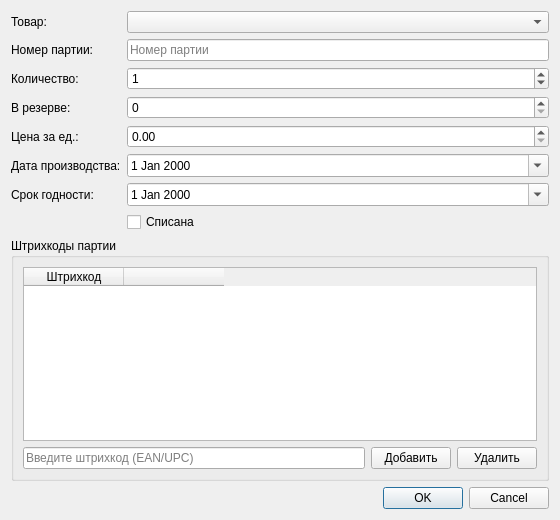
<?xml version="1.0" encoding="UTF-8"?>
<ui version="4.0">
 <class>BatchEditDialog</class>
 <widget class="QDialog" name="BatchEditDialog">
  <property name="geometry">
   <rect>
    <x>0</x>
    <y>0</y>
    <width>560</width>
    <height>520</height>
   </rect>
  </property>
  <property name="minimumSize">
   <size>
    <width>560</width>
    <height>520</height>
   </size>
  </property>
  <property name="windowTitle">
   <string>Партия товара</string>
  </property>
  <layout class="QVBoxLayout" name="mainLayout">
   <item>
    <layout class="QFormLayout" name="formLayout">
     <item row="0" column="0">
      <widget class="QLabel" name="goodLabel">
       <property name="text">
        <string>Товар:</string>
       </property>
      </widget>
     </item>
     <item row="0" column="1">
      <widget class="QComboBox" name="goodCombo"/>
     </item>
     <item row="1" column="0">
      <widget class="QLabel" name="batchNumberLabel">
       <property name="text">
        <string>Номер партии:</string>
       </property>
      </widget>
     </item>
     <item row="1" column="1">
      <widget class="QLineEdit" name="batchNumberEdit">
       <property name="placeholderText">
        <string>Номер партии</string>
       </property>
      </widget>
     </item>
     <item row="2" column="0">
      <widget class="QLabel" name="qntLabel">
       <property name="text">
        <string>Количество:</string>
       </property>
      </widget>
     </item>
     <item row="2" column="1">
      <widget class="QSpinBox" name="qntSpin">
       <property name="minimum">
        <number>0</number>
       </property>
       <property name="maximum">
        <number>999999999</number>
       </property>
       <property name="value">
        <number>1</number>
       </property>
      </widget>
     </item>
     <item row="3" column="0">
      <widget class="QLabel" name="reservedLabel">
       <property name="text">
        <string>В резерве:</string>
       </property>
      </widget>
     </item>
     <item row="3" column="1">
      <widget class="QSpinBox" name="reservedSpin">
       <property name="minimum">
        <number>0</number>
       </property>
       <property name="maximum">
        <number>999999999</number>
       </property>
       <property name="value">
        <number>0</number>
       </property>
      </widget>
     </item>
     <item row="4" column="0">
      <widget class="QLabel" name="priceLabel">
       <property name="text">
        <string>Цена за ед.:</string>
       </property>
      </widget>
     </item>
     <item row="4" column="1">
      <widget class="QDoubleSpinBox" name="priceSpin">
       <property name="decimals">
        <number>2</number>
       </property>
       <property name="maximum">
        <double>99999999.990000000000000</double>
       </property>
       <property name="value">
        <double>0.000000000000000</double>
       </property>
      </widget>
     </item>
     <item row="5" column="0">
      <widget class="QLabel" name="prodDateLabel">
       <property name="text">
        <string>Дата производства:</string>
       </property>
      </widget>
     </item>
     <item row="5" column="1">
      <widget class="QDateEdit" name="prodDateEdit">
       <property name="calendarPopup">
        <bool>true</bool>
       </property>
      </widget>
     </item>
     <item row="6" column="0">
      <widget class="QLabel" name="expDateLabel">
       <property name="text">
        <string>Срок годности:</string>
       </property>
      </widget>
     </item>
     <item row="6" column="1">
      <widget class="QDateEdit" name="expDateEdit">
       <property name="calendarPopup">
        <bool>true</bool>
       </property>
      </widget>
     </item>
     <item row="7" column="0">
      <spacer name="formSpacer">
       <property name="orientation">
        <enum>Qt::Vertical</enum>
       </property>
       <property name="sizeHint" stdset="0">
        <size>
         <width>20</width>
         <height>0</height>
        </size>
       </property>
      </spacer>
     </item>
     <item row="7" column="1">
      <widget class="QCheckBox" name="writtenOffCheck">
       <property name="text">
        <string>Списана</string>
       </property>
      </widget>
     </item>
    </layout>
   </item>
   <item>
    <widget class="QGroupBox" name="barcodeGroup">
     <property name="title">
      <string>Штрихкоды партии</string>
     </property>
     <layout class="QVBoxLayout" name="barcodeGroupLayout">
      <item>
       <widget class="QTableWidget" name="barcodeTable">
        <property name="selectionBehavior">
         <enum>QAbstractItemView::SelectRows</enum>
        </property>
        <property name="selectionMode">
         <enum>QAbstractItemView::SingleSelection</enum>
        </property>
        <column>
         <property name="text">
          <string>Штрихкод</string>
         </property>
        </column>
        <column>
         <property name="text">
          <string/>
         </property>
        </column>
       </widget>
      </item>
      <item>
       <layout class="QHBoxLayout" name="barcodeButtonsLayout">
        <item>
         <widget class="QLineEdit" name="barcodeEdit">
          <property name="placeholderText">
           <string>Введите штрихкод (EAN/UPC)</string>
          </property>
         </widget>
        </item>
        <item>
         <widget class="QPushButton" name="addBarcodeButton">
          <property name="text">
           <string>Добавить</string>
          </property>
         </widget>
        </item>
        <item>
         <widget class="QPushButton" name="removeBarcodeButton">
          <property name="text">
           <string>Удалить</string>
          </property>
         </widget>
        </item>
       </layout>
      </item>
     </layout>
    </widget>
   </item>
   <item>
    <widget class="QDialogButtonBox" name="buttonBox">
     <property name="orientation">
      <enum>Qt::Horizontal</enum>
     </property>
     <property name="standardButtons">
      <set>QDialogButtonBox::Cancel|QDialogButtonBox::Ok</set>
     </property>
    </widget>
   </item>
  </layout>
 </widget>
 <resources/>
 <connections/>
</ui>
